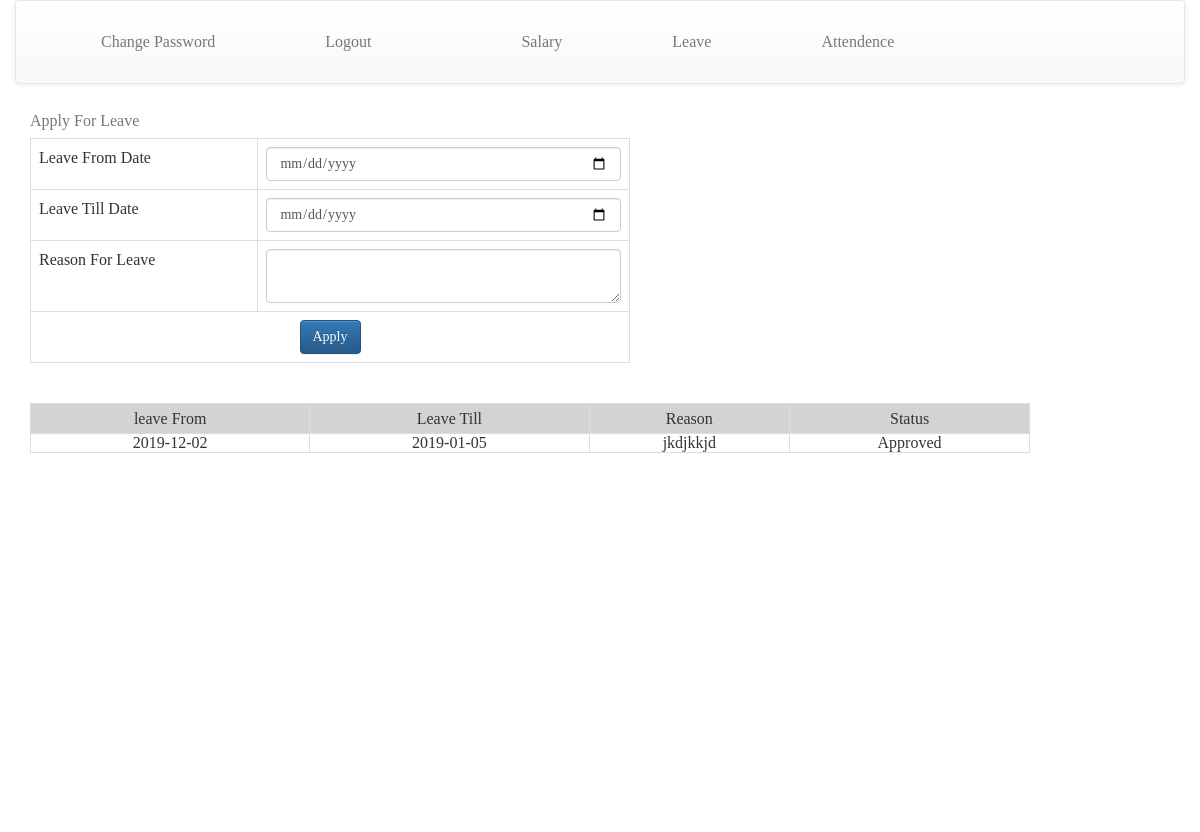
Page /emp_leave.php (signed in) on the committed database.
### tables this page shows
CREATE TABLE `empleave` (
  `email` varchar(40) DEFAULT NULL,
  `lf` varchar(40) DEFAULT NULL,
  `lt` varchar(40) DEFAULT NULL,
  `rsn` varchar(100) DEFAULT NULL,
  `status` varchar(40) DEFAULT NULL
);

### emp_leave.php (the view, shortened to what this page needs)
<html><head><title>Employee leave</title>
<link rel="stylesheet" href="bootstrap.min.css">
  <link rel="stylesheet" href="bootstrap-theme.min.css">
<link rel="stylesheet" href="font-awesome.min.css">
<link rel="stylesheet" href="hover-min.css">
  <link rel="stylesheet" href="ind.css">
</head>
<body style='font-family:Century Gothic'><div class="container-fluid">
  <nav class="navbar navbar-default" role="navigation">
          <div class="container">
		    <div class="navbar-header">
		    <div class="collapse navbar-collapse" id="navbar-brand-centered">
		      <ul class="nav navbar-nav">
		        <li><a href="change_password.php">Change Password</a></li>
		        <li><a href="logout.php">Logout</a></li>
		      </ul>
		      <ul class="nav navbar-nav navbar-right">
		        <li><a href="emp_sal.php">Salary</a></li>
		        <li><a href="emp_leave.php">Leave</a></li>
		        <li><a href="emp_attendence.php">Attendence</a></li>
		      </ul>
	  </div>
		  </div>
		</nav>
<?php
		$eml=$_SESSION['email'];
?>
<div class='container'>
<div class='row'>
<div class='col-lg-10'>
<div style='height:700px;width:600px;'><form action="" method='post'>
<table class='table table-bordered'><caption>Apply For Leave</caption>
<tr><td>Leave From Date</td><td><input type='date' name='lf' class='form-control'/></td></tr>
<tr><td>Leave Till Date</td><td><input type='date' name='lt' class='form-control'/></td></tr>
<tr><td>Reason For Leave</td><td><textarea class='form-control' name='reason'></textarea></td></tr>
<tr><td colspan='2' style='text-align:center;'><button class='btn btn-primary' name='eml' value='<?php echo"$eml"; ?>'/>Apply</button></td></tr>
</table></form>
<div style='height:700px;width:1000px;margin-top:40px;'><table class='table-bordered' style='text-align:center;width:1000px;'>
	<tr style='height:30px;text-align:center;background-color:lightgray;'><td>leave From</td><td>Leave Till</td><td>Reason</td><td>Status </td></tr>
<?php
include'conn.php';
$sql="select * from empleave where email='$eml'";
$data=mysqli_query($con,$sql);
if(mysqli_num_rows($data)>0)
{
	while($x=mysqli_fetch_assoc($data))
	{
	echo ("<tr><td>".$x['lf']."</td><td>".$x['lt']."</td><td>".$x['rsn']."</td><td>".$x['status']."</td></tr>")	;
	}
	echo "</table><span style='color:blue;font-size:25px;padding-left:500px;'>";
}?>
</table></div>
</div>
</div>
</div>
</div>
</body>
</html>

### ind.css (style rules this page uses)
html, body { margin: 0; padding: 0; width: 100%; }
body { font-family: "Helvetica Neue",sans-serif; font-weight: lighter; }
nav { position: fixed; width: 100%; line-height: 60px; }
nav ul { line-height: 60px; list-style: none; background: rgba(0, 0, 0, 0); overflow: hidden; color: #fff; padding: 0; text-align: right; margin: 0; padding-right: 40px; transition: 1s; }
nav ul li { display: inline-block; padding: 16px 40px;; }
nav ul li a { text-decoration: none; color: #fff; font-size: 16px; }

### rows in the picture
empleave: lf "2019-12-02", lt "2019-01-05", rsn "jkdjkkjd", status "Approved"
